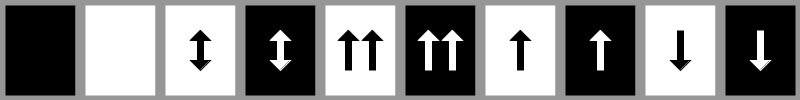
Frame 1 (no input)
Frame 60 (the mouse pressed at the canvas centre just before this capture): identical to frame 1, image omitted
Frame 120 (the mouse held since frame 60 and released just before this capture): identical to frame 1, image omitted

The Processing sketch that drew this single still picture (run headless with seeded random() and noise(); from frame 60 on, the mouse is pressed at the canvas centre):

// Processing sketch: processing_75065
// ── processing_75065.pde

boolean overbutton1 = false;
boolean overbutton2 = false;
boolean overbutton3 = false;
boolean click3 = false;
boolean overbutton4 = false;
boolean click4 = false;
boolean overbutton5 = false;
boolean click5 = false;
boolean overbutton6 = false;
boolean click6 = false;
boolean overbutton7 = false;
boolean click7 = false;
boolean overbutton8 = false;
boolean click8 = false;
int fillone = 255;
int fill2 = 0;
int fill3 = 255;
int fill4 = 0;
int fill5 = 255;
int fill6 = 0;
int fill7 = 255;
int fill8 = 0;

void setup() {
  size(800, 100);
}

void draw() {
  strokeWeight (10);
  stroke(150);
  line(80, 0, 80, 600);
  line(160, 0, 160, 600);
  line(240, 0, 240, 600);
  line(320, 0, 320, 600);
  line(400, 0, 400, 600);
  line(480, 0, 480, 600);
  line(560, 0, 560, 600);
  line(640, 0, 640, 600);
  line(720, 0, 720, 600);
  fill(0);
  rect(0, 0, 80, 100);
  fill(255);
  rect(80, 0, 80, 100);

  if (mouseX >= 160 && mouseX <= 240) {
    overbutton1 = true;
  }
  else { 
    overbutton1 = false;
  };

  if ((mousePressed == true) && (overbutton1 == true)) {
    fillone = (0);
  }
  else { 
    fillone = (255);
  };

  fill(fillone);
  rect(160, 0, 80, 100);
  arrow1();

  if (mouseX >= 240 && mouseX <= 320) {
    overbutton2 = true;
  }
  else { 
    overbutton2 = false;
  };

  if ((mousePressed == true) && (overbutton2 == true)) {
    fill2 = (255);
  }
  else { 
    fill2 = (0);
  };

  fill (fill2);
  rect(240, 0, 80, 100);
  arrow2();

  if (mouseX >= 320 && mouseX <= 400) {
    overbutton3 = true;
  }
  else { 
    overbutton3 = false;
  };

  if ((click3 == true) && (overbutton3 == true)) {
    fill3 = (0);
  }
  else { 
    fill3 = (255);
  };

  fill(fill3);
  rect(320, 0, 80, 100);
  arrow3();

  if (mouseX >= 400 && mouseX <= 480) {
    overbutton4 = true;
  }
  else { 
    overbutton4 = false;
  };

  if ((click4 == true) && (overbutton4 == true)) {
    fill4 = (255);
  }
  else { 
    fill4 = (0);
  };

  fill(fill4);
  rect(400, 0, 80, 100);
  arrow4();

  if (mouseX >= 480 && mouseX <= 560) {
    overbutton5 = true;
  }
  else { 
    overbutton5 = false;
  };

  if ((click5 == true) && (overbutton5 == true)) {
    fill5 = (0);
  };
  fill(fill5);
  rect(480, 0, 80, 100);
  arrow5();

  if (mouseX >= 560 && mouseX <= 640) {
    overbutton6 = true;
  }
  else { 
    overbutton6 = false;
  };

  if ((click6 == true) && (overbutton6 == true)) {
    fill6 = (255);
  };
  fill(fill6);
  rect(560, 0, 80, 100);
  arrow6();

  if (mouseX >= 640 && mouseX <= 720) {
    overbutton7 = true;
  }
  else { 
    overbutton7 = false;
  };

  if ((click7 == true) && (overbutton7 == true)) {
    fill7 = (0);
  };
  fill(fill7);
  rect(640, 0, 80, 100);
  arrow7();

  if (mouseX >= 720 && mouseX <= 800) {
    overbutton8 = true;
  }
  else { 
    overbutton8 = false;
  };

  if ((click8 == true) && (overbutton8 == true)) {
    fill8 = (255);
  };
  fill(fill8);
  rect(720, 0, 80, 100);
  arrow8();
}



void arrow1() {
  int arrow1x=200;
  int arrow1y=50;
  stroke(0);
  strokeWeight(7);
  strokeCap(SQUARE);
  line(arrow1x, arrow1y+10, arrow1x, arrow1y-10);
  strokeWeight(1);
  fill(0);
  triangle(arrow1x-10, arrow1y+10, arrow1x, arrow1y+20, arrow1x+10, arrow1y+10);
  triangle(arrow1x-10, arrow1y-10, arrow1x, arrow1y-20, arrow1x+10, arrow1y-10);
  strokeWeight (10);
  stroke(150);
}

void arrow2() {
  int arrow2x=280;
  int arrow2y=50;
  stroke(255);
  strokeWeight(7);
  line(arrow2x, arrow2y+10, arrow2x, arrow2y-10);
  strokeWeight(1);
  fill(255);
  triangle(arrow2x-10, arrow2y+10, arrow2x, arrow2y+20, arrow2x+10, arrow2y+10);
  triangle(arrow2x-10, arrow2y-10, arrow2x, arrow2y-20, arrow2x+10, arrow2y-10);
  strokeWeight (10);
  stroke(150);
}

void arrow3() {
  strokeWeight(7);
  stroke(0);
  int arrow3x=360;
  line(arrow3x-12, 40, arrow3x-12, 70);
  line(arrow3x+12, 40, arrow3x+12, 70);
  strokeWeight(1);
  fill(0);
  triangle(arrow3x-22, 40, arrow3x-12, 30, arrow3x-2, 40);
  triangle(arrow3x+22, 40, arrow3x+12, 30, arrow3x+2, 40);
  strokeWeight (10);
  stroke(150);
}

void arrow4() {
  strokeWeight(7);
  stroke(255);
  int arrow4x=440;
  line(arrow4x-12, 40, arrow4x-12, 70);
  line(arrow4x+12, 40, arrow4x+12, 70);
  strokeWeight(1);
  fill(255);
  triangle(arrow4x-22, 40, arrow4x-12, 30, arrow4x-2, 40);
  triangle(arrow4x+22, 40, arrow4x+12, 30, arrow4x+2, 40);
  strokeWeight (10);
  stroke(150);
}

void arrow5() {
  int arrow5x=520;
  stroke(0);
  strokeWeight(7);
  line(arrow5x, 40, arrow5x, 70);
  strokeWeight(1);
  fill(0);
  triangle(arrow5x-10, 40, arrow5x, 30, arrow5x+10, 40);
  strokeWeight (10);
  stroke(150);
}

void arrow6() {
  int arrow6x=600;
  stroke(255);
  strokeWeight(7);
  line(arrow6x, 40, arrow6x, 70);
  strokeWeight(1);
  fill(255);
  triangle(arrow6x-10, 40, arrow6x, 30, arrow6x+10, 40);
  strokeWeight (10);
  stroke(150);
}

void arrow7() {
  int arrow7x=680;
  stroke(0);
  strokeWeight(7);
  line(arrow7x, 30, arrow7x, 60);
  strokeWeight(1);
  fill(0);
  triangle(arrow7x-10, 60, arrow7x, 70, arrow7x+10, 60);
  strokeWeight (10);
  stroke(150);
}

void arrow8() {
  int arrow8x=760;
  stroke(255);
  strokeWeight(7);
  line(arrow8x, 30, arrow8x, 60);
  strokeWeight(1);
  fill(255);
  triangle(arrow8x-10, 60, arrow8x, 70, arrow8x+10, 60);
  strokeWeight (10);
  stroke(150);
}

void mousePressed() {
  if (click7 == false && (overbutton7 == true)) {
    click7 = true;
  }
  else {
    click7 = false;
  }

  if (click8 == false && (overbutton8 == true)) {
    click8 = true;
  }
  else {
    click8 = false;
  }
}

void mouseReleased() {
    if (click3 == false && (overbutton3 == true)) {
    click3 = true;
  }
  else {
    click3 = false;
  }
  
  if (click4 == false && (overbutton4 == true)) {
    click4 = true;
  }
  else {
    click4 = false;
  }
  
  if (click5 == false && (overbutton5 == true)) {
    click5 = true;
  }
  else {
    click5 = false;
  }

  if (click6 == false && (overbutton6 == true)) {
    click6 = true;
  }
  else {
    click6 = false;
  }
}
